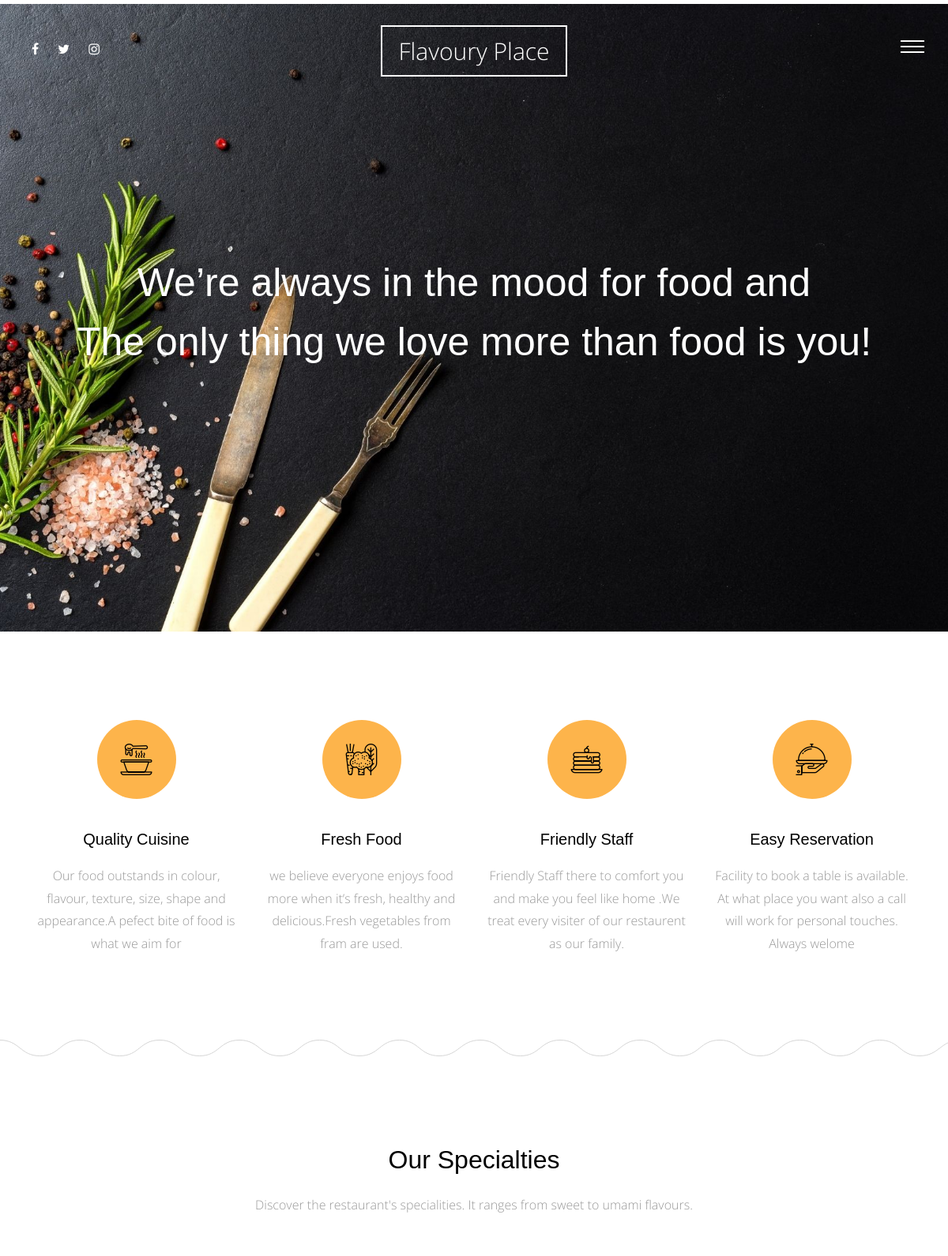
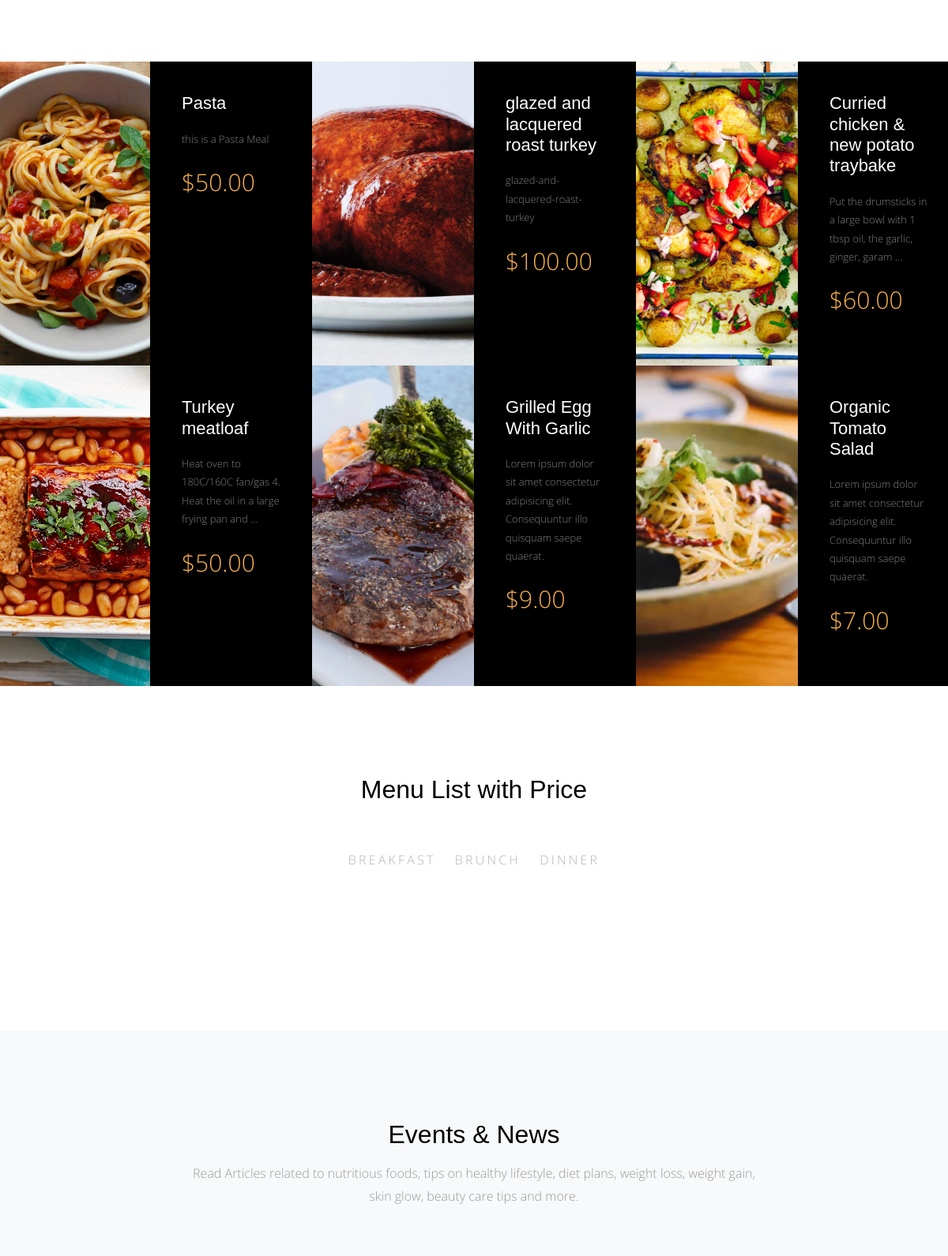
The page / (upper part) on the database its author committed (2 pictures, top to bottom).
### meals/models.py (models this page shows, shortened)
class Meals(models.Model):
    name = models.CharField(max_length=50)
    description = models.TextField(max_length=500)
    category = models.ForeignKey('Category' , on_delete=models.SET_NULL , null=True)
    people = models.IntegerField()
    price = models.DecimalField(max_digits=5 , decimal_places=2)
    preperation_time =models.IntegerField()
    image = models.ImageField(upload_to='meals/')
    slug = models.SlugField(blank=True, null=True)
    class Meta:
        verbose_name = 'meal'
        verbose_name_plural = 'meals'

class Category(models.Model):
    name = models.CharField(max_length=30)
    class Meta:
        verbose_name = 'category'
        verbose_name_plural = 'categories'
    def __str__(self):
        return self.name

### home/views.py (the view)
# urls.py: path('',views.home , name='home' ),
def home(request):
    meals = Meals.objects.all()
    meal_list = Meals.objects.all()
    categories = Category.objects.all()
    posts = Post.objects.all()
    latest_post = Post.objects.last()
    why_choose_us = Why_Choose_Us.objects.all()
    context = {
        'meals' : meals ,
        'meal_list' : meal_list ,
        'categories' : categories ,
        'posts' : posts ,
        'latest_post' : latest_post ,
        'why_choose_us' : why_choose_us ,
    }
    return render(request , 'home/index.html' , context)

### home/templates/home/index.html (shortened to what this page needs)
{% extends 'base.html' %}
{% load static %}
{% block body %}
      <div class="main-wrap">
        <div class="cover_1">
          <div class="img_bg" style="background-image: url({% static 'site_static/img/slider-1.jpg' %})" data-stellar-background-ratio="0.5">
            <div class="container">
              <div class="row align-items-center">
                <div class="col-md-12" data-aos="fade-up">
                  <h2 class="heading text-center">We’re always in the mood for food and<br>
                  The only thing we love more than food is you!</h2>
                </div>
              </div>
            </div>
          </div>
        </div>
        <div class="section services-section">
          <div class="container">
            <div class="row">
              <div class="col-md-6 col-lg-3" data-aos="fade-up">
                <div class="media feature-icon d-block text-center">
                  <div class="icon">
                  <span class="flaticon-soup"></span>
                  </div>
                  <div class="media-body">
                    <h3>Quality Cuisine</h3>
                    <p>Our food outstands in colour, flavour, texture, size, shape and appearance.A pefect bite of food is what we aim for </p>
                  </div>
                </div>
              </div>
              <div class="col-md-6 col-lg-3" data-aos="fade-up" data-aos-delay="100">
                <div class="media feature-icon d-block text-center">
                  <div class="icon">
                    <span class="flaticon-vegetables"></span>
                  </div>
                  <div class="media-body">
                    <h3>Fresh Food</h3>
                    <p>we believe everyone enjoys food more when it’s fresh, healthy and delicious.Fresh vegetables from fram are used.</p>
                  </div>
                </div>
              </div>
              <div class="col-md-6 col-lg-3" data-aos="fade-up" data-aos-delay="300">
                <div class="media feature-icon d-block text-center">
                  <div class="icon">
                    <span class="flaticon-pancake"></span>
                  </div>
                  <div class="media-body">
                    <h3>Friendly Staff</h3>
                    <p>Friendly Staff there to comfort you and make you feel like home .We treat every visiter of our restaurent as our family.</p>
                  </div>
                </div>
              </div>
              <div class="col-md-6 col-lg-3" data-aos="fade-up" data-aos-delay="500">
                <div class="media feature-icon d-block text-center">
                  <div class="icon">
                    <span class="flaticon-tray"></span>
                  </div>
                  <div class="media-body">
                    <h3>Easy Reservation</h3>
                    <p>Facility to book a table is available. At what place you want also a call will work for personal touches. Always welome</p>
                  </div>
                </div>
              </div>
            </div>
          </div>
        </div>
        <div class="section">
          <div class="container">
            <div class="row justify-content-center">
              <div class="col-md-7 text-center"  data-aos="fade-up">
                <h2 class="mb-4">Our Specialties</h2>
                <p class="lead">Discover the restaurant's specialities. It ranges from sweet to umami flavours.</p>
              </div>
            </div>
          </div>
        </div>
        <div class="section pt-0 pb-0">
          <div class="menus d-flex bg-light">
            {% for meal in meals %}
            <div class="d-flex item">
              <div class="image" style="background-image: url({{meal.image.url}});" data-aos="fade"></div>
              <div class="text">
                <h3>{{meal.name}}</h3>
                <p>{{meal.description|truncatewords:15}}</p>
                <p class="price">${{meal.price}}</p>
              </div>
            </div>
            {% endfor %}
          </div>
        </div>
        <div class="section">
            <div class="container">
              <div class="row justify-content-center">
                <div class="col-md-8" data-aos="fade-up">
                  <h2 class="mb-5 text-center">Menu List with Price</h2>
                  <ul class="nav site-tab-nav" id="pills-tab" role="tablist">
                    {% for category in categories %}
                      <li class="nav-item">
                        <a class="nav-link " id="{{category}}-tab" data-toggle="pill" href="#{{category}}" role="tab" aria-controls="{{category}}" aria-selected="true">{{category}}</a>
                      </li>
                    {% endfor %}
                  </ul>
                </div>
              </div>
            </div>
          </div>
        <div class="section bg-light">
          <div class="container">
            <div class="row justify-content-center mb-5" data-aos="fade-up">
              <div class="col-md-8  text-center">
                <h2 class="mb-3">Events &amp; News</h2>
                <p class="lead">Read Articles related to nutritious foods, tips on healthy lifestyle, diet plans, weight loss, weight gain, skin glow, beauty care tips and more.</p>
              </div>
            </div>
          </div>
        </div>
      </div>
      {% endblock body %}

### static/site_static/css/style.css (style rules this page uses)
html { overflow-x: hidden; }
body { background: #fff; font-family: "Open Sans", cursive; font-size: 16px; line-height: 1.8; font-weight: 300; color: #999999; }
a { -webkit-transition: .3s all ease; -o-transition: .3s all ease; transition: .3s all ease; text-decoration: none; }
h1, h2, h3, h4, h5 { color: #000; font-family: "Playfair Display", Arial, sans-serif; }
.media h3 { font-size: 20px; margin-bottom: 10px; }
.site-tab-nav { display: block; text-align: center; margin-bottom: 80px !important; }
.site-tab-nav li { float: none; display: inline-block; *display: inline; zoom: 1; }
.site-tab-nav li a { background: none; color: #b3b3b3; font-size: 16px; text-transform: uppercase; letter-spacing: .2em; border-bottom: 2px solid transparent; padding-left: 0; padding-right: 0; margin: 0 10px; }
.site-tab-nav, .nav-pills { text-align: center; }
.services-section { background: url("../img/curve_line.svg") repeat-x bottom left; }
.lead { font-size: 16px; }
.feature-icon .icon { text-align: center; height: 100px; width: 100px; border-radius: 50%; display: inline-block; position: relative; margin-bottom: 30px; background: #fdb44b; }
.feature-icon .icon > span { color: #000; font-size: 40px; position: absolute; top: 50%; left: 50%; -webkit-transform: translate(-50%, -50%); -ms-transform: translate(-50%, -50%); transform: translate(-50%, -50%); }
.feature-icon h3 { margin-bottom: 20px; }
.section { padding: 7em 0; }
.cover_1 { position: relative; }
.cover_1 .img_bg { background-repeat: no-repeat; background-size: cover !important; background-position: center center; }
.cover_1 .img_bg, .cover_1 .img_bg > .container > .row { min-height: 700px; height: 100vh; }
.cover_1 .heading { color: white; font-weight: 300; font-size: 30px; line-height: 1.5; }
@media (min-width: 768px) { .cover_1 .heading { font-size: 50px; line-height: 1.5; } }
.menus { display: -webkit-box; display: -ms-flexbox; display: flex; -ms-flex-wrap: wrap; flex-wrap: wrap; margin-right: -15px; margin-left: -15px; }
@media (min-width: 576px) { .menus .item { -webkit-box-flex: 0; -ms-flex: 0 0 100%; flex: 0 0 100%; max-width: 100%; } }
@media (min-width: 768px) { .menus .item { -webkit-box-flex: 0; -ms-flex: 0 0 50%; flex: 0 0 50%; max-width: 50%; } }
@media (min-width: 992px) { .menus .item { -webkit-box-flex: 0; -ms-flex: 0 0 50%; flex: 0 0 50%; max-width: 50%; } }
@media (min-width: 1200px) { .menus .item { -webkit-box-flex: 0; -ms-flex: 0 0 33.33333%; flex: 0 0 33.33333%; max-width: 33.33333%; } }
.menus .item .image, .menus .item .text { width: 50%; }
.menus .item .image { background-size: cover; background-position: center center; }
.menus .item .text { padding: 40px; background: #000; }
.menus .item .text h3 { color: #fff; font-size: 22px; margin-bottom: 20px; }
.menus .item .text p { color: #fff; font-size: 13px; opacity: .5; }
.menus .item .text .price { font-size: 30px; color: #fdb44b; opacity: 1; }

### rows shown on the page
Meals: image (picture), name "Pasta", description "this is a Pasta Meal", price "50.00"
Meals: image (picture), name "glazed and lacquered roast turkey", description "glazed-and-lacquered-roast-turkey", price "100.00"
Meals: image (picture), name "Curried chicken & new potato traybake", description "Put the drumsticks in a large bowl with 1 tbsp oil, the garlic, ginger, garam …", price "60.00"
Meals: image (picture), name "Turkey meatloaf", description "Heat oven to 180C/160C fan/gas 4. Heat the oil in a large frying pan and …", price "50.00"
Meals: image (picture), name "Grilled Egg With Garlic", description "Lorem ipsum dolor sit amet consectetur adipisicing elit. Consequuntur illo quisquam saepe quaerat.", price "9.00"
Meals: image (picture), name "Organic Tomato Salad", description "Lorem ipsum dolor sit amet consectetur adipisicing elit. Consequuntur illo quisquam saepe quaerat.", price "7.00"
Category: name "BREAKFAST"
Category: name "BRUNCH"
Category: name "DINNER"
